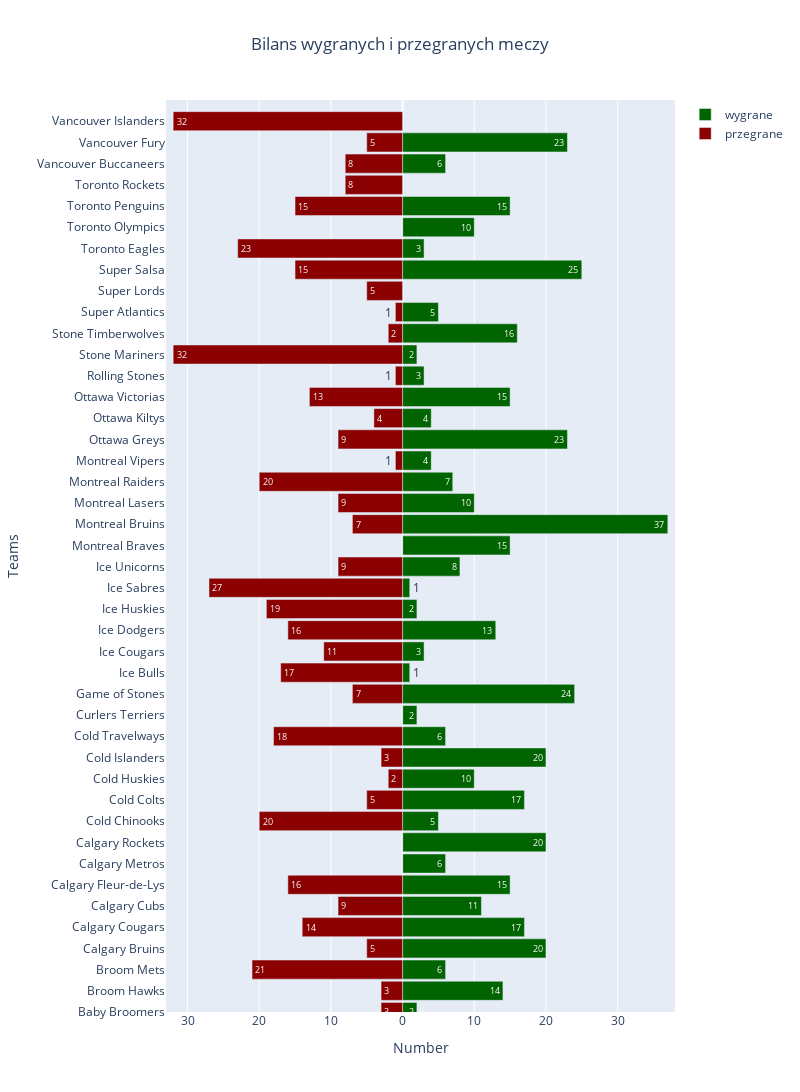

Notebook code for this chart:
### Code cell
layout = go.Layout(yaxis=go.layout.YAxis(
                        ticktext=teams,
                        range=[0, len(teams)],
                        title='Teams'),
                   xaxis=go.layout.XAxis(
                        range=[-lost.max()-1, won.max()+1],
                        tickvals=[i for i in range(-30,40,10)],
                        ticktext=[str(abs(i)) for i in range(-30,40,10)],
                        title='Number'),
                   barmode='overlay',
                   autosize=False,
                   width=800,
                   height=1100,
                   title='Bilans wygranych i przegranych meczy',
                   title_x=0.5,
                   bargap=0.1)

data = [go.Bar(y=teams,
               x=won,
               orientation='h',
               name='wygrane',
               text=won,
               hoverinfo='x+y',
               marker=dict(color='darkgreen'),
               textangle=0, 
               #textposition="outside"
               ),
        go.Bar(y=teams,
               x=-lost,
               orientation='h',
               name='przegrane',
               text=lost,
               hoverinfo='text+y',
               marker=dict(color='darkred'),
               textangle=0, 
               #textposition="outside"
               )]
#fig.update_traces(textangle=0, textposition="outside")

pyo.iplot(dict(data=data, layout=layout))

### Figure 1 — Plotly figure (JSON) as saved in the notebook; plotly's stock layout.template omitted (floating-point values rounded to 4 significant figures)
{"data": [{"hoverinfo": "x+y", "marker": {"color": "darkgreen"}, "name": "wygrane", "orientation": "h", "text": [2, 14, 6, 20, 17, 11, 15, 6, 20, 5, 17, 10, 20, 6, 2, 24, 1, 3, 13, 2, 1, 8, 15, 37, 10, 7, 4, 23, 4, 15, 3, 2, 16, 5, 0, 25, 3, 10, 15, 0, 6, 23, 0], "textangle": 0, "type": "bar", "x": [2, 14, 6, 20, 17, 11, 15, 6, 20, 5, 17, 10, 20, 6, 2, 24, 1, 3, 13, 2, 1, 8, 15, 37, 10, 7, 4, 23, 4, 15, 3, 2, 16, 5, 0, 25, 3, 10, 15, 0, 6, 23, 0], "y": ["Baby Broomers", "Broom Hawks", "Broom Mets", "Calgary Bruins", "Calgary Cougars", "Calgary Cubs", "Calgary Fleur-de-Lys", "Calgary Metros", "Calgary Rockets", "Cold Chinooks", "Cold Colts", "Cold Huskies", "Cold Islanders", "Cold Travelways", "Curlers Terriers", "Game of Stones", "Ice Bulls", "Ice Cougars", "Ice Dodgers", "Ice Huskies", "Ice Sabres", "Ice Unicorns", "Montreal Braves", "Montreal Bruins", "Montreal Lasers", "Montreal Raiders", "Montreal Vipers", "Ottawa Greys", "Ottawa Kiltys", "Ottawa Victorias", "Rolling Stones", "Stone Mariners", "Stone Timberwolves", "Super Atlantics", "Super Lords", "Super Salsa", "Toronto Eagles", "Toronto Olympics", "Toronto Penguins", "Toronto Rockets", "Vancouver Buccaneers", "Vancouver Fury", "Vancouver Islanders"]}, {"hoverinfo": "text+y", "marker": {"color": "darkred"}, "name": "przegrane", "orientation": "h", "text": [3, 3, 21, 5, 14, 9, 16, 0, 0, 20, 5, 2, 3, 18, 0, 7, 17, 11, 16, 19, 27, 9, 0, 7, 9, 20, 1, 9, 4, 13, 1, 32, 2, 1, 5, 15, 23, 0, 15, 8, 8, 5, 32], "textangle": 0, "type": "bar", "x": [-3, -3, -21, -5, -14, -9, -16, 0, 0, -20, -5, -2, -3, -18, 0, -7, -17, -11, -16, -19, -27, -9, 0, -7, -9, -20, -1, -9, -4, -13, -1, -32, -2, -1, -5, -15, -23, 0, -15, -8, -8, -5, -32], "y": ["Baby Broomers", "Broom Hawks", "Broom Mets", "Calgary Bruins", "Calgary Cougars", "Calgary Cubs", "Calgary Fleur-de-Lys", "Calgary Metros", "Calgary Rockets", "Cold Chinooks", "Cold Colts", "Cold Huskies", "Cold Islanders", "Cold Travelways", "Curlers Terriers", "Game of Stones", "Ice Bulls", "Ice Cougars", "Ice Dodgers", "Ice Huskies", "Ice Sabres", "Ice Unicorns", "Montreal Braves", "Montreal Bruins", "Montreal Lasers", "Montreal Raiders", "Montreal Vipers", "Ottawa Greys", "Ottawa Kiltys", "Ottawa Victorias", "Rolling Stones", "Stone Mariners", "Stone Timberwolves", "Super Atlantics", "Super Lords", "Super Salsa", "Toronto Eagles", "Toronto Olympics", "Toronto Penguins", "Toronto Rockets", "Vancouver Buccaneers", "Vancouver Fury", "Vancouver Islanders"]}], "layout": {"autosize": false, "bargap": 0.1, "barmode": "overlay", "height": 1100, "title": {"text": "Bilans wygranych i przegranych meczy", "x": 0.5}, "width": 800, "xaxis": {"range": [-33, 38], "ticktext": ["30", "20", "10", "0", "10", "20", "30"], "tickvals": [-30, -20, -10, 0, 10, 20, 30], "title": {"text": "Number"}}, "yaxis": {"range": [0, 43], "ticktext": ["Baby Broomers", "Broom Hawks", "Broom Mets", "Calgary Bruins", "Calgary Cougars", "Calgary Cubs", "Calgary Fleur-de-Lys", "Calgary Metros", "Calgary Rockets", "Cold Chinooks", "Cold Colts", "Cold Huskies", "Cold Islanders", "Cold Travelways", "Curlers Terriers", "Game of Stones", "Ice Bulls", "Ice Cougars", "Ice Dodgers", "Ice Huskies", "Ice Sabres", "Ice Unicorns", "Montreal Braves", "Montreal Bruins", "Montreal Lasers", "Montreal Raiders", "Montreal Vipers", "Ottawa Greys", "Ottawa Kiltys", "Ottawa Victorias", "Rolling Stones", "Stone Mariners", "Stone Timberwolves", "Super Atlantics", "Super Lords", "Super Salsa", "Toronto Eagles", "Toronto Olympics", "Toronto Penguins", "Toronto Rockets", "Vancouver Buccaneers", "Vancouver Fury", "Vancouver Islanders"], "title": {"text": "Teams"}}}}
